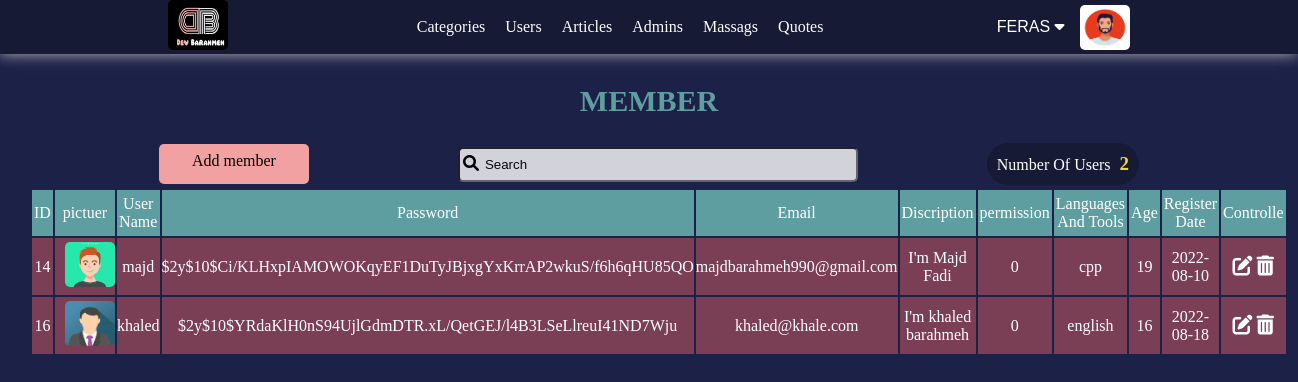
Page /admin/users.php (signed in) on the committed database.
### tables this page shows
CREATE TABLE `users` (
  `IdUser` int(11) NOT NULL COMMENT 'Identify user number',
  `userName` char(255) NOT NULL,
  `password` varchar(255) NOT NULL,
  `email` varchar(255) NOT NULL,
  `fullName` varchar(255) NOT NULL,
  `aboutYou` varchar(255) NOT NULL,
  `langAndTools` varchar(255) NOT NULL,
  `permission` tinyint(11) NOT NULL,
  `age` tinyint(4) NOT NULL,
  `imageName` varchar(255) DEFAULT NULL,
  `dataRegister` date NOT NULL
);

### admin/init.php (called while the page is built, shortened)
<?php
    include("config.php");
    $tpl            = 'include/templates/';
    $commfilesPHP   = '../commonBetweenBackFront/php/';
    include($commfilesPHP. 'functions.php');
    include($tpl . 'header.php');
    if (!function_exists('SetNav')) {
        function SetNav() {
            global $tpl;
            include($tpl . 'nav.php');
        }
    }

### admin/users.php (the view, shortened to what this page needs)
<?php
    include ('init.php');
    SetNav();
            ?>
            ?> <a href="dashbord.php" class="form-btn">Back</a> <?php
    function PrintDataUser() {
        $data = Queries::FromTable("*", 'users', "WHERE permission != 1");
        global $commfilesuploaded;
        foreach ($data as $info) {
            ?>
                <tr>
                    <td><?php echo $info['IdUser'] ?></td>
                    <td><?php Images::SetImg($commfilesuploaded. 'users/', $info['imageName'], 'profile-pictuer') ?></td>
                    <td><?php echo $info['userName'] ?></td>
                    <td class="long-text"><?php echo $info['password'] ?></td>
                    <td><?php echo $info['email'] ?></td>
                    <td><?php echo $info['aboutYou'] ?></td>
                    <td><?php echo $info['permission'] ?></td>
                    <td><?php echo $info['langAndTools'] ?></td>
                    <td><?php echo $info['age'] ?></td>
                    <td><?php echo $info['dataRegister'] ?></td>
                    <td>
                        <a href="users.php?actionMember=edit&IdUser=<?php echo $info['IdUser'] ?>" class="process-btn" data-hover="Edit"><i class="fa-solid fa-pen-to-square"></i></a>
                        <a href="users.php?actionMember=delete&IdUser=<?php echo $info['IdUser'] ?>" class="process-btn" data-hover="Delete" onclick="return Confirm()" ><i class="fa-solid fa-trash-can"></i></a>
                    </td>
                </tr>
            <?php
        }
    }
        ?>
        <?php
    function ShowUserStructuer() {
        ?>
            <h3 class="h-title">Member</h3>
            <div class="contanier-table">
                <div class="additions">
                    <a href="users.php?actionMember=add" class="form-btn add-member-in-users">Add member</a>
                    <div class="search">
                    <i class="fa-solid fa-magnifying-glass"></i>
                    <input type="search" value="Search" id="gsearch" name="gsearch">
                    </div>
                    <div class="number-users">
                        <span>Number Of Users</span> <span class="num"><?php echo  Queries::Counter("IdUser", 'users', "Where permission != 1") ?></span>
                    </div>
                </div>
                <table class="dashbord-show-users-table">
                    <thead>
                        <tr>
                            <td>ID</td>
                            <td>pictuer</td>
                            <td>User Name</td>
                            <td class="long-text">Password</td>
                            <td>Email</td>
                            <td>Discription</td>
                            <td>permission</td>
                            <td>Languages And Tools</td>
                            <td>Age</td>
                            <td>Register Date</td>
                            <td>Controlle</td>
                        </tr>
                    </thead>
                    <tbody>
                        <?php PrintDataUser() ?>
                    </tbody>
                </table>
            </div>
        <?php
    }
    function ControlledFunction() {
        switch (GetRequests::GetValueGet('actionMember')) {
            default:
                ShowUserStructuer();
                break;
        }
    }
    ControlledFunction();
    include ($tpl . 'footer.php');

### commonBetweenBackFront/php/functions.php (shortened to what this page needs)
        ?> <div class="alert <?php echo $typeAlert?>"><?php echo $mass?></div> <?php
class Queries {
    public static function FromTable($filed='*', $table, $condition=NULL, $typeFetch = 'fetchAll', $ordered = null, $typeOrders = 'DESC', $limit = NULL) {
        global $db;
        if($ordered === null) {
            $stmt = $db->prepare("SELECT $filed FROM $table $condition $limit");
        }
        else
            $stmt = $db->prepare("SELECT $filed FROM $table $condition ORDER BY $ordered $typeOrders $limit");
        $stmt->execute();
        if ($typeFetch === 'fetchAll')
            $requerd = $stmt->fetchAll();
        elseif($typeFetch === 'fetch') {
            $requerd = $stmt->fetch();
        }
        return $requerd;
    }
    public static function Counter($columnName, $tableName, $where = NULL) {
        global $db;
        $stmt = $db->prepare("SELECT COUNT($columnName) FROM $tableName $where");
        $stmt->execute();
        $number = $stmt->fetch();
        if ($stmt->rowCount() > 0 ) {
            return $number[0];
        } else {
            echo "Random Nubmer";
        }
    }
}
class GetRequests {
    public static function IfGet() {
        if(! empty($_GET)) {
            return true;
        } else {
            return false;
        }
    }
}
class Images {
    public static function GetNameImgFromDB($nameCol, $nameTable , $where ) {
        return  Queries::FromTable($nameCol, $nameTable,  $where , 'fetch')['imageName'];
    }
    public static function SetImg($path, $nameImg, $class = NULL ) {
        global $commfilesImags;
        if ( ! empty ($nameImg)) {
            ?> <img src="<?php echo $path . $nameImg ?>" alt="Image" class="<?php echo $class ?>"> <?php
        } else {
            ?>  <img src="<?php echo $commfilesImags ?>/imagesProject/defaultImg.jpg" alt="Image" class="<?php echo $class ?>"> <?php
        }
    }
}

### admin/layout/backend.css (style rules this page uses)
.contanier-table { display: grid; grid-template-columns: 30px 1fr 30px; grid-template-rows: 60px 1fr; width: 100%; }
.contanier-table .additions { grid-column-start: 2; grid-row-start: 1; margin-top: 15px; display: flex; align-items: center; justify-content: space-evenly; }
.contanier-table .additions .search { display: inline; }
.contanier-table .additions .search i { color: black; position: relative; left: 25px; }
.contanier-table .additions .search input { padding: 8px 25px; width: 400px; border-radius: 5px; outline: none; opacity: .8; }
.contanier-table .additions .number-users { background-color: var(--bbackground-color); padding: 10px; border-radius: 50px; transition: .2s ease-in-out; }
.contanier-table .additions .number-users span:nth-child(2) { font-weight: bold; font-size: 19px; margin: 0 0 0 5px; color: var(--assistant); }
.dashbord-show-users-table { grid-column: 2 / 3; grid-row-start: 2; }
.contanier-table .add-member-in-users { text-align: center; margin: 0 !important; background-color: #f1a1a1; }
.dashbord-show-users-table thead tr { background-color: var(--titels); padding: 10px; border-width: 0 1px; }
.dashbord-show-users-table thead tr td { padding: 5px 2px; text-align: center; }
.dashbord-show-users-table tbody { background-color: #ed646473; }
.dashbord-show-users-table tbody tr td { padding: 4px 0 4px 0; text-align: center; }
.dashbord-show-users-table tbody .process-btn { color: white; position: relative; font-size: 20px; }
.process-btn:before { content: attr(data-hover); visibility: hidden; opacity: 0; width: 80px; background-color: black; color: #fff; text-align: center; border-radius: 5px; padding: 5px 0; transition: opacity 1s ease-in-out; position: absolute; z-index: 1; left: -46%; top: 70%; }
.additions { height: fit-content; display: flex; align-items: center; justify-content: space-evenly; }
.additions a { text-align: center; }
.additions .search i { position: relative; left: 94%; color: black; z-index: 3; }
.additions .search input { padding: 8px 25px; width: 400px; border-radius: 5px; outline: none; opacity: .8; }

### commonBetweenBackFront/css/navigationBar.css (style rules this page uses)
.profile-pictuer { width: 50px; height: 45px; border-radius: 5px; margin-left: 10px; }

### commonBetweenBackFront/css/globalEdit.css (style rules this page uses)
* { -moz-box-sizing: border-box; -webkit-box-sizing: border-box; box-sizing: border-box; padding: 0px; margin: 0px; }
:root { --main-color: #1C2148; --bbackground-color: #161A34; --assistant: #f3d33a; --titels: cadetblue; --sun-theam: white; --danger: #ed6464; --info: rgb(135, 222, 239); --success: rgb(147, 227, 147); --desine-one: #81ecec; --color-cards: #ce596d; }
html { scroll-behavior: smooth; }
body { background-color: #1C2148; color: var(--sun-theam); height: 85vh; }
a { text-decoration: none; }
table { overflow: hidden; }
table tr td { vertical-align: middle !important; }
.h-title { text-align: center; margin-top: 20px; color: var(--titels); padding: 10px; border-radius: 10px; text-transform: uppercase; font-size: 30px; }
.form-btn { margin-top: 10px; padding: 8px; border-radius: 5px; background-color: var(--assistant); width: 150px; height: 40px; color: black; transition-duration: .2s; transition-timing-function: ease-in-out; border: none; outline: none; }

### rows in the picture
users: imageName (picture)
users: IdUser "14", imageName (picture), userName "majd", password "$2y$10$Ci/KLHxpIAMOWOKqyEF1DuTyJBjxgYxKrrAP2wkuS/f6h6qHU85QO", email "majdbarahmeh990@gmail.com", aboutYou "I'm Majd Fadi", permission "0", langAndTools "cpp", age "19", dataRegister "2022-08-10"
users: IdUser "16", imageName (picture), userName "khaled", password "$2y$10$YRdaKlH0nS94UjlGdmDTR.xL/QetGEJ/l4B3LSeLlreuI41ND7Wju", email "khaled@khale.com", aboutYou "I'm khaled barahmeh", permission "0", langAndTools "english", age "16", dataRegister "2022-08-18"

### other values in the picture
$_SESSION['adminName'] "FERAS"
Queries::Counter("IdUser", 'users', "Where permission != 1") "2"
